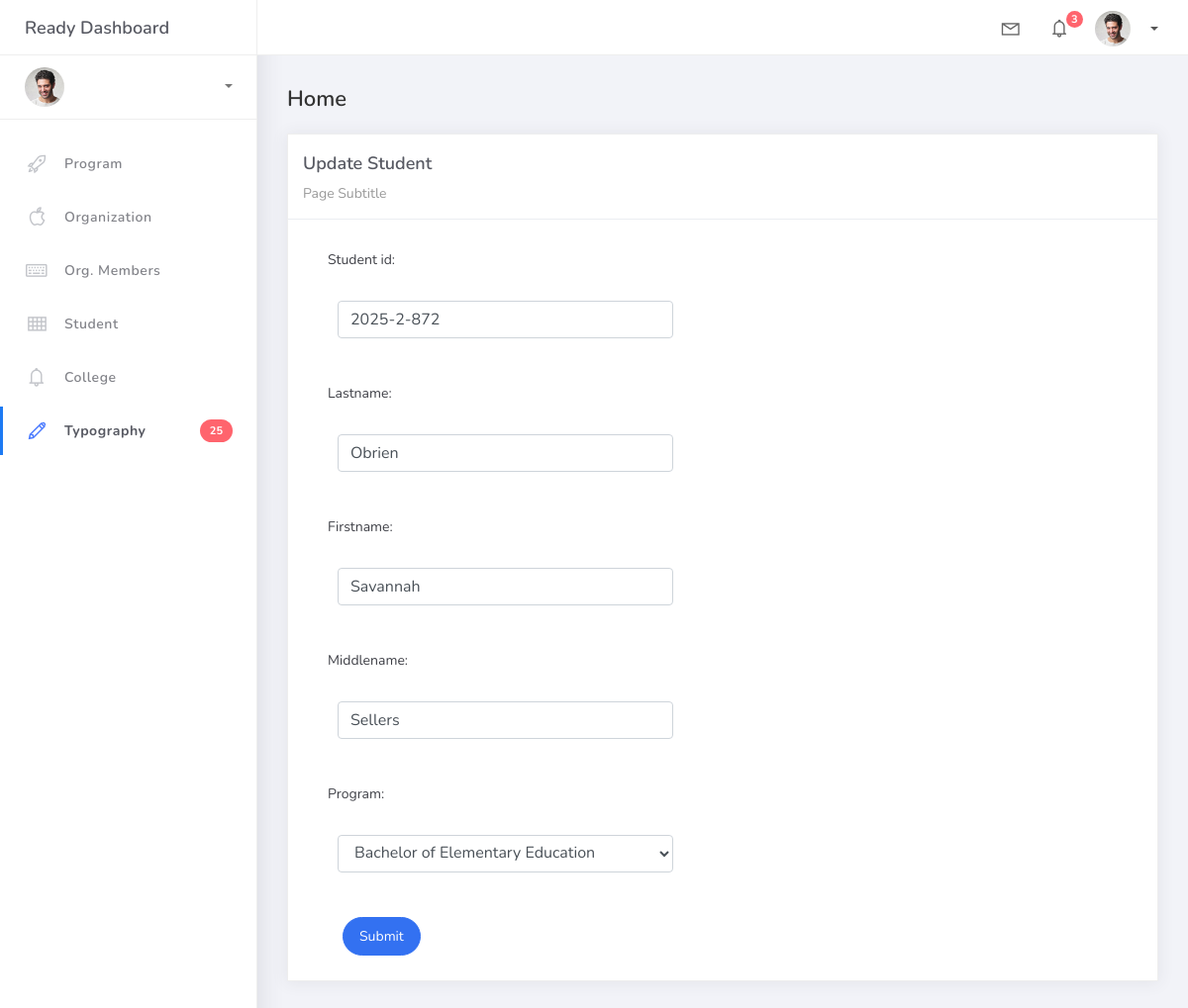
/student_list/3, run on the app's committed database.
### studentorg/models.py (models this page shows, shortened)
class BaseModel(models.Model):
    created_at = models.DateTimeField(auto_now_add=True, db_index=True)
    updated_at = models.DateTimeField(auto_now=True)
    class Meta:
        abstract = True

class Student(BaseModel):
    student_id = models.CharField(max_length=15)
    lastname = models.CharField(max_length=25)
    firstname = models.CharField(max_length=25)
    middlename = models.CharField(max_length=25, blank=True, null=True)
    program = models.ForeignKey(Program, on_delete=models.CASCADE)

### studentorg/views.py (the view)
# urls.py: path("student_list/<pk>", views.StudentUpdateView.as_view(), name="student-update"),
class StudentUpdateView(UpdateView):
    model = Student
    form_class = StudentForm
    template_name = 'student_form.html'
    success_url = reverse_lazy('student-list')

### studentorg/forms.py
class StudentForm(ModelForm):
    class Meta:
        model = Student
        fields = "__all__"

### studentorg/models.py (called while the page is built)
    def __str__(self):
        return self.prog_name

### templates/student_form.html (shortened to what this page needs)
{% extends 'base.html' %}
{% load static %}
{% block content %}
<div class="content">
    <div class="container-fluid">
        <h4 class="page-title">Home</h4>
        <div class="row">
            <div class="col-md-12">
                <div class="card">
                    <div class="card-header">
                        <div class="card-title">
                            {% if object %}
                                Update Student
                            {% else %}
                                Add New Student
                            {% endif %}
                        </div>
                        <div class="card-category">Page Subtitle</div>
                    </div>
                    <div class="col-md-6">
                        <div class="card-body">
                            <form action="" method="post" novalidate>
                                {% include 'includes/form.html' %}
                                <div class="form-group">
                                    <div class="col-md-12 col-sm-3">
                                        <button type="submit" class="btn btn-primary btn-rounded">
                                            Submit
                                        </button>
                                    </div>
                                </div>
                            </form>
                        </div>
                    </div>
                </div>
            </div>
        </div>
    </div>
</div>
{% endblock %}

### templates/includes/form.html (shortened to what this page needs)
{% load widget_tweaks %}
{% for field in form %}
  <div class="field item form-group">
    <label>{{ field.label_tag }}</label>
    <div class="form-group">
      {% render_field field class="form-control" %}
    </div>
  </div>
{% endfor %}

### data on the page
Student: student_id "2025-2-872" "Obrien" "Savannah" "Sellers" "Bachelor of Elementary Education"

### other printed values
{{ field.label_tag }} "Student id:" "Lastname:" "Firstname:" "Middlename:" "Program:"
